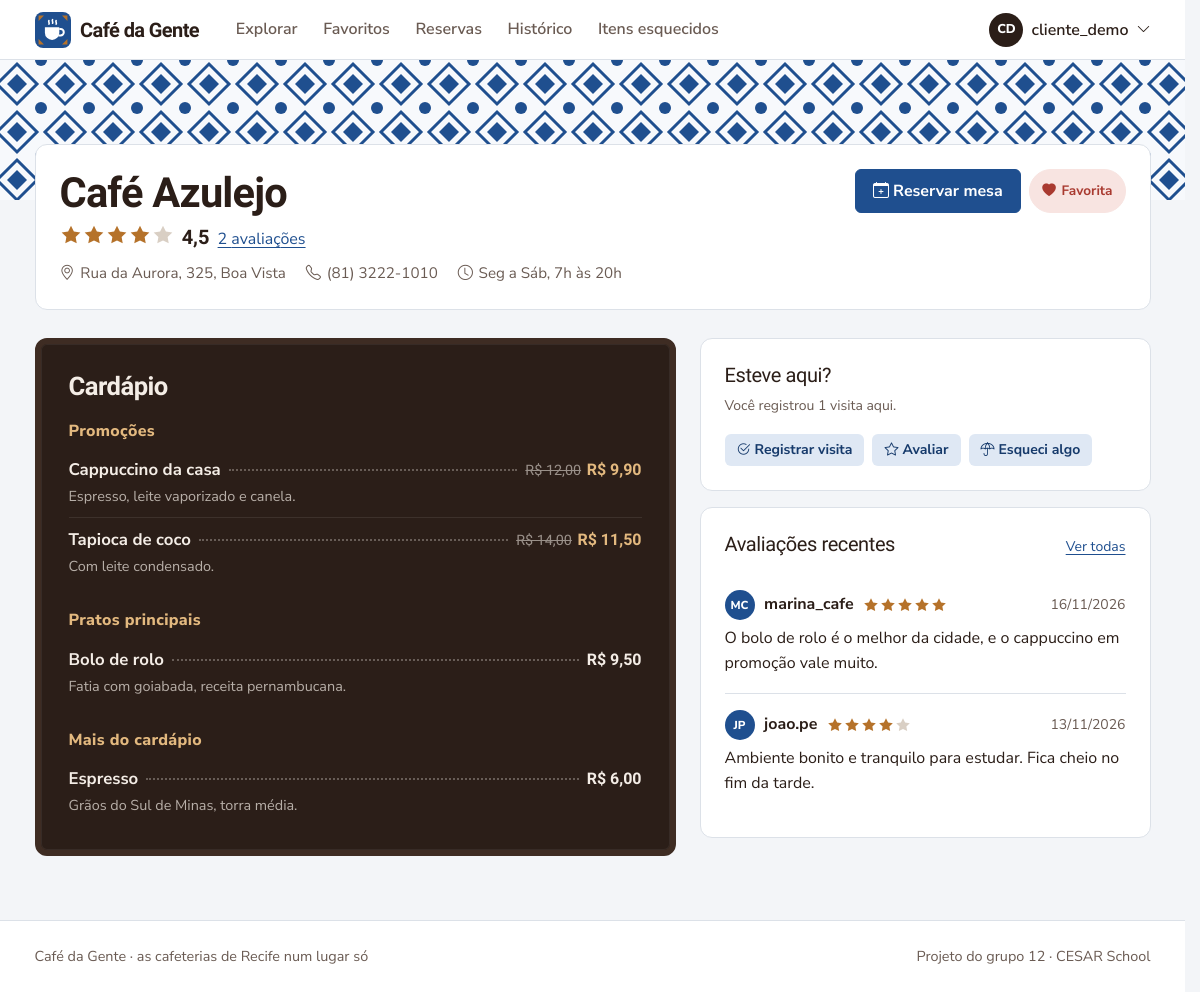
Page /perfilCafeteria/3/ (signed in) on the committed database.
### coffee12app/models.py (models this page shows, shortened)
class CustomUser(AbstractUser):
    phone_number = models.CharField(max_length=15, blank=True)
    COFFEEADMIN = 'CM'
    CLIENT = 'CL'
    ZONANORTE = 'ZN'
    ZONASUL = 'ZS'
    ZONAOESTE = 'ZO'
    CENTRO = 'CE'
    NAOIDENTIFICAR = 'NI'
    ROLES = [
        (COFFEEADMIN, 'Administrador de Café'),
        (CLIENT, 'Cliente')
    ]
    LOCALIDADES = [
        (ZONANORTE, 'Zona Norte'),
        (ZONASUL, 'Zona Sul'),
        (ZONAOESTE, 'Zona Oeste'),
        (CENTRO, 'Centro'),
        (NAOIDENTIFICAR, 'Não Identificar')
    ]
    role = models.CharField(
        max_length=2,
        choices=ROLES,
        default=CLIENT,
    )
    localidade = models.CharField(
        max_length=2,
        choices=LOCALIDADES,
        default=NAOIDENTIFICAR,
    )
    cafeteria = models.ForeignKey('Estabelecimento', on_delete=models.PROTECT, null=True, blank=True)
    possui_estabelecimento = models.BooleanField(default=False)
    cafeteria_favorita = models.ManyToManyField('Estabelecimento', blank=True, related_name='cafeterias_favoritas')

class Estabelecimento(models.Model):
    nome = models.CharField(max_length=100)
    endereco = models.CharField(max_length=200)
    telefone = models.CharField(max_length=15)
    proprietario = models.ForeignKey(CustomUser, on_delete=models.CASCADE)
    descricao_horario = models.CharField(max_length=200, default='')
    @property
    def rating_average(self):
        avg = self.feedback_set.aggregate(Avg('rating'))['rating__avg']
        return round(avg, 1) if avg is not None else None

class Prato(models.Model):
    nome = models.CharField(max_length=100)
    descricao = models.TextField()
    preco = models.DecimalField(max_digits=6, decimal_places=2)
    preco_promocional = models.DecimalField(max_digits=6, decimal_places=2, null=True, blank=True)
    estabelecimento = models.ForeignKey(Estabelecimento, on_delete=models.CASCADE)
    prato_principal = models.BooleanField(default=False)
    @property
    def em_promocao(self):
        return self.preco_promocional is not None and self.preco_promocional < self.preco

class Feedback(models.Model):
    user = models.ForeignKey(CustomUser, on_delete=models.CASCADE)
    cafeteria = models.ForeignKey(Estabelecimento, on_delete=models.CASCADE)
    rating = models.IntegerField(validators=[MinValueValidator(1), MaxValueValidator(5)])
    comment = models.TextField()
    created_at = models.DateTimeField(default=timezone.now)

### coffee12app/views.py (the view)
# urls.py: path('perfilCafeteria/<int:id_cafeteria>/', views.PerfilCafeteria, name='perfilCafeteria'),
@login_required
def PerfilCafeteria(request, id_cafeteria):
    estabelecimento = get_object_or_404(Estabelecimento, id=id_cafeteria)
    cardapio = list(Prato.objects.filter(estabelecimento=estabelecimento).order_by('-prato_principal', 'nome'))
    feedbacks = Feedback.objects.filter(cafeteria=estabelecimento).select_related('user').order_by('-created_at')
    contexto = {
        'estabelecimento': estabelecimento,
        'cardapio': cardapio,
        'destaques': [p for p in cardapio if p.prato_principal and not p.em_promocao],
        'promocoes': [p for p in cardapio if p.em_promocao],
        'outros': [p for p in cardapio if not p.prato_principal and not p.em_promocao],
        'rating_average': estabelecimento.rating_average,
        'total_avaliacoes': feedbacks.count(),
        'feedbacks': feedbacks[:3],
        'eh_favorita': request.user.cafeteria_favorita.filter(id=estabelecimento.id).exists(),
        'visitas': Historico.objects.filter(user=request.user, cafeteria=estabelecimento).count(),
        'eh_dono': estabelecimento.proprietario_id == request.user.id,
    }
    return render(request, 'perfilcafeteria.html', contexto)

### coffee12app/context_processors.py (called while the page is built, shortened)
def navegacao(request):
    user = getattr(request, 'user', None)
    match = getattr(request, 'resolver_match', None)
    contexto = {'rota_atual': match.url_name if match else ''}
    if not user or not user.is_authenticated:
        return contexto
    eh_dono = user.role == CustomUser.COFFEEADMIN
    contexto['eh_dono_cafe'] = eh_dono
    return contexto

### coffee12app/templatetags/cafe_tags.py (called while the page is built)
@register.filter
def brl(valor):
    if valor is None or valor == '':
        return ''
    try:
        valor = Decimal(valor)
    except (InvalidOperation, TypeError, ValueError):
        return valor
    texto = f'{valor:,.2f}'.replace(',', 'X').replace('.', ',').replace('X', '.')
    return f'R$ {texto}'

@register.filter
def nota(valor):
    if valor is None:
        return ''
    return f'{float(valor):.1f}'.replace('.', ',')

@register.inclusion_tag('partials/estrelas.html')
def estrelas(valor, tamanho='md'):
    valor = float(valor or 0)
    cheias = int(round(valor))
    return {'cheias': range(cheias), 'vazias': range(5 - cheias), 'valor': valor, 'tamanho': tamanho}

@register.filter
def iniciais(nome):
    partes = [p for p in str(nome).replace('_', ' ').replace('.', ' ').split() if p]
    if not partes:
        return '?'
    if len(partes) == 1:
        return partes[0][:2].upper()
    return (partes[0][0] + partes[-1][0]).upper()

@register.filter
def azulejo(valor):
    return sum(ord(c) for c in str(valor)) % 4 + 1

### templates/perfilcafeteria.html (shortened to what this page needs)
{% extends 'base.html' %}
{% load cafe_tags %}
{% block conteudo %}
<div class="perfil-topo azulejo-{{ estabelecimento.nome|azulejo }}" aria-hidden="true"></div>
<div class="container">
  <div class="perfil-cabecalho">
    <div class="d-flex flex-wrap justify-content-between align-items-start gap-3">
      <div>
        <h1>{{ estabelecimento.nome }}</h1>
        <div class="mb-2">
          {% if rating_average %}
            {% estrelas rating_average 'lg' %} <span class="nota-media fs-5 ms-1">{{ rating_average|nota }}</span>
            <a class="ms-1" href="{% url 'verFeedbacks' estabelecimento.id %}">{{ total_avaliacoes }} avaliaç{{ total_avaliacoes|pluralize:"ão,ões" }}</a>
          {% else %}
            <span class="sem-nota">Ainda sem avaliações</span>
          {% endif %}
        </div>
        <div class="dados-cafe">
          <span><i class="bi bi-geo-alt" aria-hidden="true"></i>{{ estabelecimento.endereco }}</span>
          {% if estabelecimento.telefone %}<span><i class="bi bi-telephone" aria-hidden="true"></i>{{ estabelecimento.telefone }}</span>{% endif %}
          {% if estabelecimento.descricao_horario %}<span><i class="bi bi-clock" aria-hidden="true"></i>{{ estabelecimento.descricao_horario }}</span>{% endif %}
        </div>
      </div>
      {% if eh_dono %}
        <a class="btn btn-claro" href="{% url 'editarEstabelecimento' %}"><i class="bi bi-pencil me-1" aria-hidden="true"></i>Editar dados</a>
      {% elif not eh_dono_cafe %}
        <div class="d-flex flex-wrap gap-2">
          <a class="btn btn-primary" href="{% url 'reserva_create' estabelecimento.id %}"><i class="bi bi-calendar-plus me-1" aria-hidden="true"></i>Reservar mesa</a>
          {% if eh_favorita %}
            <form method="post" action="{% url 'desfavoritarCafeteria' estabelecimento.id %}">{% csrf_token %}
              <button class="btn-favorito ativo h-100" type="submit"><i class="bi bi-heart-fill" aria-hidden="true"></i> Favorita</button>
            </form>
          {% else %}
            <form method="post" action="{% url 'favoritarCafeteria' estabelecimento.id %}">{% csrf_token %}
              <button class="btn-favorito h-100" type="submit"><i class="bi bi-heart" aria-hidden="true"></i> Favoritar</button>
            </form>
          {% endif %}
        </div>
      {% endif %}
    </div>
  </div>
  <div class="row g-4 mt-1">
    <div class="col-lg-7">
      <section class="cardapio" aria-labelledby="titulo-cardapio">
        <h2 id="titulo-cardapio">Cardápio</h2>
        {% if cardapio %}
          {% if promocoes %}
            <h3>Promoções</h3>
            {% for prato in promocoes %}{% include 'partials/item_menu.html' %}{% endfor %}
          {% endif %}
          {% if destaques %}
            <h3>Pratos principais</h3>
            {% for prato in destaques %}{% include "partials/item_menu.html" %}{% endfor %}
          {% endif %}
          {% if outros %}
            {% if promocoes or destaques %}<h3>Mais do cardápio</h3>{% endif %}
            {% for prato in outros %}{% include 'partials/item_menu.html' %}{% endfor %}
          {% endif %}
        {% else %}
          <p class="vazio">Esta cafeteria ainda não publicou o cardápio.</p>
        {% endif %}
      </section>
    </div>
    <div class="col-lg-5">
      {% if not eh_dono_cafe %}
      <section class="painel">
        <h2 class="h5">Esteve aqui?</h2>
        <p class="texto-suave small">
          {% if visitas %}Você registrou {{ visitas }} visita{{ visitas|pluralize }} aqui.{% else %}Registre a visita para lembrar depois e poder pedir itens esquecidos.{% endif %}
        </p>
        <div class="d-flex flex-wrap gap-2">
          <form method="post" action="{% url 'add_to_historico' estabelecimento.id %}">{% csrf_token %}
            <button class="btn btn-claro btn-sm" type="submit"><i class="bi bi-check2-circle me-1" aria-hidden="true"></i>Registrar visita</button>
          </form>
          <a class="btn btn-claro btn-sm" href="{% url 'feedback' estabelecimento.id %}"><i class="bi bi-star me-1" aria-hidden="true"></i>Avaliar</a>
          <a class="btn btn-claro btn-sm" href="{% url 'solicitaritem' estabelecimento.id %}"><i class="bi bi-umbrella me-1" aria-hidden="true"></i>Esqueci algo</a>
        </div>
      </section>
      {% endif %}
      <section class="painel">
        <div class="painel-titulo">
          <h2 class="h5">Avaliações recentes</h2>
          {% if total_avaliacoes %}<a class="small" href="{% url 'verFeedbacks' estabelecimento.id %}">Ver todas</a>{% endif %}
        </div>
        {% for fb in feedbacks %}
          {% include 'partials/avaliacao.html' %}
        {% empty %}
          <p class="texto-suave mb-0">Ninguém avaliou ainda.{% if not eh_dono_cafe %} <a href="{% url 'feedback' estabelecimento.id %}">Seja a primeira pessoa</a>.{% endif %}</p>
        {% endfor %}
      </section>
    </div>
  </div>
</div>
{% endblock %}

### templates/base.html (shortened to what this page needs)
{% load static cafe_tags %}<!doctype html>
<html lang="pt-BR">
<head>
  <link href="https://cdn.jsdelivr.net/npm/bootstrap@5.3.3/dist/css/bootstrap.min.css" rel="stylesheet">
  <link href="https://cdn.jsdelivr.net/npm/bootstrap-icons@1.11.3/font/bootstrap-icons.min.css" rel="stylesheet">
  <link href="{% static 'css/app.css' %}" rel="stylesheet">
</head>
<body>
  <header class="barra">
    <nav class="navbar navbar-expand-lg">
      <div class="container">
        {% if user.is_authenticated %}
          <a class="marca" href="{% if eh_dono_cafe %}{% url 'homepagecafe' %}{% else %}{% url 'homepage' %}{% endif %}">
        {% else %}
          <a class="marca" href="{% url 'inicio' %}">
        {% endif %}
            Café da Gente
          </a>
        {% if user.is_authenticated %}
          <div class="collapse navbar-collapse" id="menu">
            <ul class="navbar-nav ms-lg-4 me-auto">
              {% if eh_dono_cafe %}
                <li class="nav-item"><a class="nav-link {% if rota_atual == 'homepagecafe' %}ativo{% endif %}" href="{% url 'homepagecafe' %}">Painel</a></li>
                {% if minha_cafeteria %}
                  <li class="nav-item"><a class="nav-link {% if rota_atual == 'excluirPrato' or rota_atual == 'cadastrarPrato' or rota_atual == 'editarPrato' %}ativo{% endif %}" href="{% url 'excluirPrato' %}">Cardápio</a></li>
                  <li class="nav-item"><a class="nav-link {% if rota_atual == 'reserva_listar' %}ativo{% endif %}" href="{% url 'reserva_listar' %}">Reservas{% if nav_reservas_pendentes %}<span class="contador" title="pendentes">{{ nav_reservas_pendentes }}</span>{% endif %}</a></li>
                  <li class="nav-item"><a class="nav-link {% if rota_atual == 'solicitacoes' %}ativo{% endif %}" href="{% url 'solicitacoes' %}">Itens esquecidos{% if nav_itens_pendentes %}<span class="contador" title="pendentes">{{ nav_itens_pendentes }}</span>{% endif %}</a></li>
                  <li class="nav-item"><a class="nav-link {% if rota_atual == 'verFeedbacks' %}ativo{% endif %}" href="{% url 'verFeedbacks' minha_cafeteria.id %}">Avaliações</a></li>
                {% endif %}
              {% else %}
                <li class="nav-item"><a class="nav-link {% if rota_atual == 'homepage' %}ativo{% endif %}" href="{% url 'homepage' %}">Explorar</a></li>
                <li class="nav-item"><a class="nav-link {% if rota_atual == 'favoritos' %}ativo{% endif %}" href="{% url 'favoritos' %}">Favoritos</a></li>
                <li class="nav-item"><a class="nav-link {% if rota_atual == 'reserva_list' or rota_atual == 'reserva_update' %}ativo{% endif %}" href="{% url 'reserva_list' %}">Reservas</a></li>
                <li class="nav-item"><a class="nav-link {% if rota_atual == 'historico' %}ativo{% endif %}" href="{% url 'historico' %}">Histórico</a></li>
                <li class="nav-item"><a class="nav-link {% if rota_atual == 'listar_requisicoes_cliente' %}ativo{% endif %}" href="{% url 'listar_requisicoes_cliente' %}">Itens esquecidos</a></li>
              {% endif %}
            </ul>
            <div class="dropdown">
              <button class="btn p-0 border-0 d-flex align-items-center gap-2" type="button" data-bs-toggle="dropdown" aria-expanded="false">
                <span class="avatar" aria-hidden="true">{{ user.username|iniciais }}</span>
                <span class="fw-semibold">{{ user.username }}</span>
                <i class="bi bi-chevron-down small" aria-hidden="true"></i>
              </button>
            </div>
          </div>
        {% endif %}
      </div>
    </nav>
  </header>
  <main id="conteudo">
    {% block conteudo %}{% endblock %}
  </main>
  {% block rodape %}
  <footer class="rodape">
    <div class="container d-flex flex-wrap justify-content-between gap-2">
      <span>Café da Gente · as cafeterias de Recife num lugar só</span>
      <span>Projeto do grupo 12 · CESAR School</span>
    </div>
  </footer>
  {% endblock %}
</body>
</html>

### templates/partials/estrelas.html
<span class="estrelas {{ tamanho }}" role="img" aria-label="Nota {{ valor|floatformat:1 }} de 5">{% for _ in cheias %}<svg viewBox="0 0 20 20" fill="currentColor" aria-hidden="true"><path d="M10 1.5l2.6 5.3 5.9.9-4.3 4.1 1 5.8L10 14.9l-5.2 2.7 1-5.8L1.5 7.7l5.9-.9z"/></svg>{% endfor %}{% for _ in vazias %}<svg class="vazia" viewBox="0 0 20 20" fill="currentColor" aria-hidden="true"><path d="M10 1.5l2.6 5.3 5.9.9-4.3 4.1 1 5.8L10 14.9l-5.2 2.7 1-5.8L1.5 7.7l5.9-.9z"/></svg>{% endfor %}</span>

### templates/partials/item_menu.html
{% load cafe_tags %}
<div class="item-menu">
  <div class="linha">
    <span class="nome">{{ prato.nome }}</span>
    <span class="pontilhado" aria-hidden="true"></span>
    <span class="preco">
      {% if prato.em_promocao %}
        <s aria-label="de">{{ prato.preco|brl }}</s><span class="promo">{{ prato.preco_promocional|brl }}</span>
      {% else %}
        {{ prato.preco|brl }}
      {% endif %}
    </span>
  </div>
  {% if prato.descricao %}<p class="descricao">{{ prato.descricao }}</p>{% endif %}
</div>

### templates/partials/avaliacao.html
{% load cafe_tags %}
<article class="avaliacao">
  <div class="autor">
    <span class="avatar" aria-hidden="true">{{ fb.user.username|iniciais }}</span>
    <strong>{{ fb.user.username }}</strong>
    {% estrelas fb.rating %}
    <span class="texto-suave small ms-auto">{{ fb.created_at|date:"d/m/Y" }}</span>
  </div>
  <p>{{ fb.comment|linebreaksbr }}</p>
</article>

### rows in the picture
CustomUser: username|iniciais "CD", username "cliente_demo"
Estabelecimento: nome "Café Azulejo", endereco "Rua da Aurora, 325, Boa Vista", telefone "(81) 3222-1010", descricao_horario "Seg a Sáb, 7h às 20h"
Prato: nome "Cappuccino da casa", preco|brl "R$ 12,00", preco_promocional|brl "R$ 9,90", descricao "Espresso, leite vaporizado e canela."
Prato: nome "Tapioca de coco", preco|brl "R$ 14,00", preco_promocional|brl "R$ 11,50", descricao "Com leite condensado."
Prato: nome "Bolo de rolo", preco|brl "R$ 9,50", descricao "Fatia com goiabada, receita pernambucana."
Prato: nome "Espresso", preco|brl "R$ 6,00", descricao "Grãos do Sul de Minas, torra média."
Feedback: user.username|iniciais "MC", user.username "marina_cafe", rating 5 (drawn), created_at "16/11/2026", comment "O bolo de rolo é o melhor da cidade, e o cappuccino em promoção vale muito."
Feedback: user.username|iniciais "JP", user.username "joao.pe", rating 4 (drawn), created_at "13/11/2026", comment "Ambiente bonito e tranquilo para estudar. Fica cheio no fim da tarde."

### other values in the picture
{{ rating_average|nota }} "4,5"
{{ total_avaliacoes }} "2"
{{ visitas }} "1"
